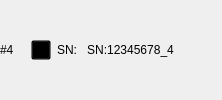
              <widget class="QWidget" name="widget_camera4" native="true">
               <layout class="QHBoxLayout" name="horizontalLayout_8">
                <property name="leftMargin">
                 <number>0</number>
                </property>
                <property name="topMargin">
                 <number>0</number>
                </property>
                <property name="rightMargin">
                 <number>0</number>
                </property>
                <property name="bottomMargin">
                 <number>0</number>
                </property>
                <item>
                 <widget class="QLabel" name="label_18">
                  <property name="text">
                   <string>#4  </string>
                  </property>
                 </widget>
                </item>
                <item>
                 <spacer name="horizontalSpacer_10">
                  <property name="orientation">
                   <enum>Qt::Horizontal</enum>
                  </property>
                  <property name="sizeType">
                   <enum>QSizePolicy::Fixed</enum>
                  </property>
                  <property name="sizeHint" stdset="0">
                   <size>
                    <width>5</width>
                    <height>20</height>
                   </size>
                  </property>
                 </spacer>
                </item>
                <item>
                 <widget class="QPushButton" name="pbt_camera4">
                  <property name="sizePolicy">
                   <sizepolicy hsizetype="Fixed" vsizetype="Fixed">
                    <horstretch>0</horstretch>
                    <verstretch>0</verstretch>
                   </sizepolicy>
                  </property>
                  <property name="minimumSize">
                   <size>
                    <width>20</width>
                    <height>20</height>
                   </size>
                  </property>
                  <property name="maximumSize">
                   <size>
                    <width>20</width>
                    <height>20</height>
                   </size>
                  </property>
                  <property name="styleSheet">
                   <string notr="true">QPushButton
{   
    border-image:  url(:/image/camera_off.png);
    background:transparent; 
}

QPushButton:checked
{
    border-image: url(:/image/camera.png);
}
</string>
                  </property>
                  <property name="text">
                   <string/>
                  </property>
                  <property name="checkable">
                   <bool>true</bool>
                  </property>
                 </widget>
                </item>
                <item>
                 <widget class="QLabel" name="label_38">
                  <property name="text">
                   <string>SN:</string>
                  </property>
                 </widget>
                </item>
                <item>
                 <widget class="QPushButton" name="pbt_SN4">
                  <property name="text">
                   <string>SN:12345678_4</string>
                  </property>
                  <property name="checkable">
                   <bool>true</bool>
                  </property>
                  <property name="flat">
                   <bool>true</bool>
                  </property>
                 </widget>
                </item>
                <item>
                 <spacer name="horizontalSpacer_11">
                  <property name="orientation">
                   <enum>Qt::Horizontal</enum>
                  </property>
                  <property name="sizeHint" stdset="0">
                   <size>
                    <width>44</width>
                    <height>20</height>
                   </size>
                  </property>
                 </spacer>
                </item>
               </layout>
              </widget>
